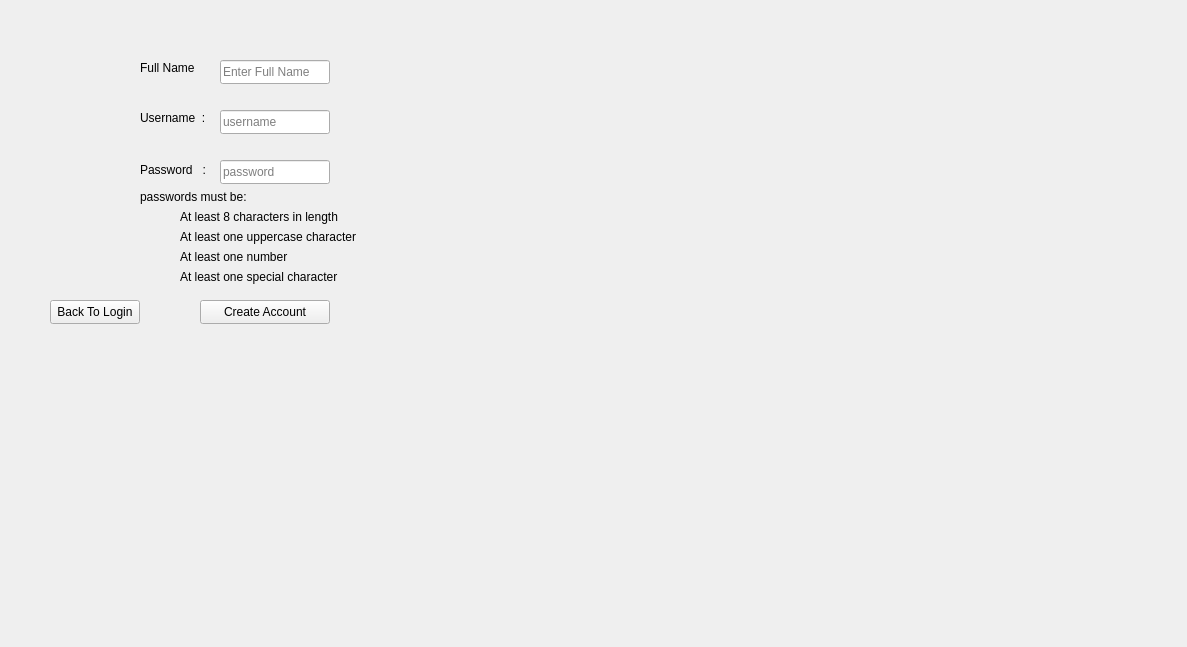
<?xml version="1.0" encoding="UTF-8"?>
<ui version="4.0">
 <class>MainWindow</class>
 <widget class="QMainWindow" name="MainWindow">
  <property name="geometry">
   <rect>
    <x>0</x>
    <y>0</y>
    <width>1187</width>
    <height>647</height>
   </rect>
  </property>
  <property name="windowTitle">
   <string>MainWindow</string>
  </property>
  <widget class="QWidget" name="centralwidget">
   <widget class="QLabel" name="label_username">
    <property name="geometry">
     <rect>
      <x>140</x>
      <y>110</y>
      <width>71</width>
      <height>16</height>
     </rect>
    </property>
    <property name="text">
     <string>Username  :</string>
    </property>
   </widget>
   <widget class="QLabel" name="label_password">
    <property name="geometry">
     <rect>
      <x>140</x>
      <y>160</y>
      <width>71</width>
      <height>20</height>
     </rect>
    </property>
    <property name="text">
     <string>Password   :</string>
    </property>
   </widget>
   <widget class="QLineEdit" name="create_input_username">
    <property name="geometry">
     <rect>
      <x>220</x>
      <y>110</y>
      <width>110</width>
      <height>24</height>
     </rect>
    </property>
    <property name="placeholderText">
     <string>username</string>
    </property>
   </widget>
   <widget class="QLineEdit" name="create_input_password">
    <property name="geometry">
     <rect>
      <x>220</x>
      <y>160</y>
      <width>110</width>
      <height>24</height>
     </rect>
    </property>
    <property name="text">
     <string/>
    </property>
    <property name="echoMode">
     <enum>QLineEdit::Password</enum>
    </property>
    <property name="placeholderText">
     <string>password</string>
    </property>
   </widget>
   <widget class="QPushButton" name="create_button_createaccount">
    <property name="geometry">
     <rect>
      <x>200</x>
      <y>300</y>
      <width>130</width>
      <height>24</height>
     </rect>
    </property>
    <property name="text">
     <string>Create Account</string>
    </property>
   </widget>
   <widget class="QLabel" name="label_email">
    <property name="geometry">
     <rect>
      <x>140</x>
      <y>60</y>
      <width>71</width>
      <height>16</height>
     </rect>
    </property>
    <property name="text">
     <string>Full Name</string>
    </property>
   </widget>
   <widget class="QLineEdit" name="create_input_full_name">
    <property name="geometry">
     <rect>
      <x>220</x>
      <y>60</y>
      <width>110</width>
      <height>24</height>
     </rect>
    </property>
    <property name="placeholderText">
     <string>Enter Full Name</string>
    </property>
   </widget>
   <widget class="QLabel" name="label_passwordReqs">
    <property name="geometry">
     <rect>
      <x>140</x>
      <y>190</y>
      <width>111</width>
      <height>16</height>
     </rect>
    </property>
    <property name="text">
     <string>passwords must be:</string>
    </property>
    <property name="alignment">
     <set>Qt::AlignLeading|Qt::AlignLeft|Qt::AlignTop</set>
    </property>
   </widget>
   <widget class="QLabel" name="label_passwordReqs_2">
    <property name="geometry">
     <rect>
      <x>180</x>
      <y>210</y>
      <width>161</width>
      <height>16</height>
     </rect>
    </property>
    <property name="text">
     <string>At least 8 characters in length</string>
    </property>
    <property name="alignment">
     <set>Qt::AlignLeading|Qt::AlignLeft|Qt::AlignTop</set>
    </property>
   </widget>
   <widget class="QLabel" name="label_passwordReqs_3">
    <property name="geometry">
     <rect>
      <x>180</x>
      <y>230</y>
      <width>201</width>
      <height>16</height>
     </rect>
    </property>
    <property name="text">
     <string>At least one uppercase character</string>
    </property>
    <property name="alignment">
     <set>Qt::AlignLeading|Qt::AlignLeft|Qt::AlignTop</set>
    </property>
   </widget>
   <widget class="QLabel" name="label_passwordReqs_4">
    <property name="geometry">
     <rect>
      <x>180</x>
      <y>250</y>
      <width>201</width>
      <height>16</height>
     </rect>
    </property>
    <property name="text">
     <string>At least one number</string>
    </property>
    <property name="alignment">
     <set>Qt::AlignLeading|Qt::AlignLeft|Qt::AlignTop</set>
    </property>
   </widget>
   <widget class="QLabel" name="label_passwordReqs_5">
    <property name="geometry">
     <rect>
      <x>180</x>
      <y>270</y>
      <width>201</width>
      <height>16</height>
     </rect>
    </property>
    <property name="text">
     <string>At least one special character</string>
    </property>
    <property name="alignment">
     <set>Qt::AlignLeading|Qt::AlignLeft|Qt::AlignTop</set>
    </property>
   </widget>
   <widget class="QPushButton" name="create_button_backtologin">
    <property name="geometry">
     <rect>
      <x>50</x>
      <y>300</y>
      <width>90</width>
      <height>24</height>
     </rect>
    </property>
    <property name="text">
     <string>Back To Login</string>
    </property>
   </widget>
  </widget>
 </widget>
 <resources/>
 <connections/>
</ui>
